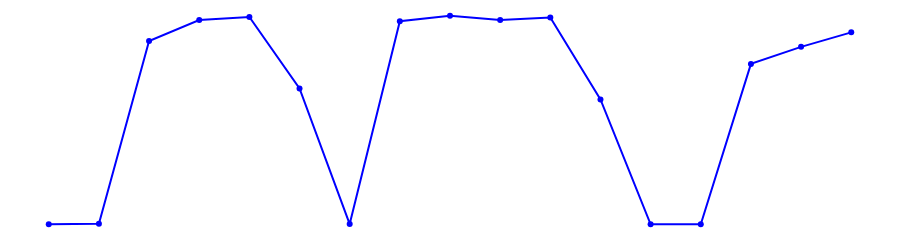
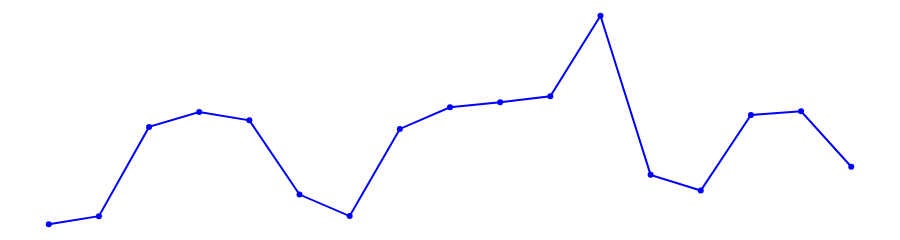
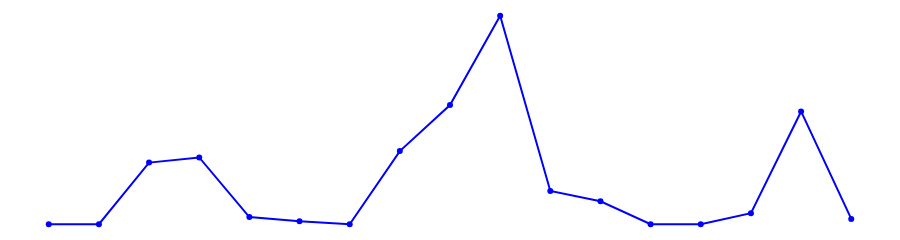

Notebook code cell kept with these figures, in order:
### Markdown cell above
# Gráfico de linhas

### Code cell
def line_graph(df: pd.DataFrame, indicator: str):
    # Converter 'data_registro' para datetime e criar uma nova coluna 'data_turno'
    df["data_registro"] = pd.to_datetime(df["data_registro"])
    df["data_turno"] = df["data_registro"].dt.strftime("%Y-%m-%d")

    # Agrupar por 'data_turno' e 'turno' e calcular a média da eficiência
    df_grouped = df.groupby(["data_turno"])[indicator].mean().reset_index()

    # Multiplicar a eficiência por 100 para converter para porcentagem
    df_grouped[indicator] = df_grouped[indicator] * 100

    # Criar o gráfico
    fig = go.Figure(
        go.Scatter(
            x=df_grouped["data_turno"],
            y=df_grouped[indicator],
            mode="lines+markers",
            line=dict(color="blue"),
            marker=dict(color="blue"),
            hovertemplate="<i>Dia</i>: %{x}"
            + "<br><b>Porcentagem</b>: %{y:.1f}<br>",
            hoverinfo="skip",
        )
    )

    fig.update_layout(
        showlegend=False,
        plot_bgcolor="white",
        xaxis=dict(showticklabels=False),  # Esconde os valores do eixo x
        yaxis=dict(showticklabels=False),
        margin=dict(t=0, b=0, l=0, r=0),
        # height=None, # removido apenas para visualização no jupyter
        # autosize=True, # removido apenas para visualização no jupyter
        height=200,  # apenas para visualização no jupyter
    )

    fig.show()


line_graph(df_eff, "eficiencia")
line_graph(df_perf, "performance")
line_graph(df_reparos, "reparo")

### Figure 1 — Plotly figure (JSON) as saved in the notebook; plotly's stock layout.template omitted (floating-point values rounded to 4 significant figures)
{"data": [{"hoverinfo": "skip", "hovertemplate": "<i>Dia</i>: %{x}<br><b>Porcentagem</b>: %{y:.1f}<br>", "line": {"color": "blue"}, "marker": {"color": "blue"}, "mode": "lines+markers", "type": "scatter", "x": ["2024-01-01", "2024-01-02", "2024-01-03", "2024-01-04", "2024-01-05", "2024-01-06", "2024-01-07", "2024-01-08", "2024-01-09", "2024-01-10", "2024-01-11", "2024-01-12", "2024-01-13", "2024-01-14", "2024-01-15", "2024-01-16", "2024-01-17"], "y": [0, 0.09687, 46.65, 52.04, 52.78, 34.6, 0.05522, 51.71, 53.11, 52.03, 52.68, 31.79, 0, 0.003744, 40.85, 45.19, 48.89]}], "layout": {"height": 200, "margin": {"b": 0, "l": 0, "r": 0, "t": 0}, "plot_bgcolor": "white", "showlegend": false, "xaxis": {"showticklabels": false}, "yaxis": {"showticklabels": false}}}

### Figure 2 — Plotly figure (JSON) as saved in the notebook; plotly's stock layout.template omitted (floating-point values rounded to 4 significant figures)
{"data": [{"hoverinfo": "skip", "hovertemplate": "<i>Dia</i>: %{x}<br><b>Porcentagem</b>: %{y:.1f}<br>", "line": {"color": "blue"}, "marker": {"color": "blue"}, "mode": "lines+markers", "type": "scatter", "x": ["2024-01-01", "2024-01-02", "2024-01-03", "2024-01-04", "2024-01-05", "2024-01-06", "2024-01-07", "2024-01-08", "2024-01-09", "2024-01-10", "2024-01-11", "2024-01-12", "2024-01-13", "2024-01-14", "2024-01-15", "2024-01-16", "2024-01-17"], "y": [0, 2.312, 27.78, 32.05, 29.65, 8.474, 2.331, 27.2, 33.4, 34.8, 36.52, 59.5, 14.09, 9.643, 31.18, 32.26, 16.4]}], "layout": {"height": 200, "margin": {"b": 0, "l": 0, "r": 0, "t": 0}, "plot_bgcolor": "white", "showlegend": false, "xaxis": {"showticklabels": false}, "yaxis": {"showticklabels": false}}}

### Figure 3 — Plotly figure (JSON) as saved in the notebook; plotly's stock layout.template omitted (floating-point values rounded to 4 significant figures)
{"data": [{"hoverinfo": "skip", "hovertemplate": "<i>Dia</i>: %{x}<br><b>Porcentagem</b>: %{y:.1f}<br>", "line": {"color": "blue"}, "marker": {"color": "blue"}, "mode": "lines+markers", "type": "scatter", "x": ["2024-01-01", "2024-01-02", "2024-01-03", "2024-01-04", "2024-01-05", "2024-01-06", "2024-01-07", "2024-01-08", "2024-01-09", "2024-01-10", "2024-01-11", "2024-01-12", "2024-01-13", "2024-01-14", "2024-01-15", "2024-01-16", "2024-01-17"], "y": [0, 0, 2.55, 2.764, 0.2976, 0.119, 0, 3.026, 4.931, 8.626, 1.379, 0.9524, 0, 0, 0.4573, 4.667, 0.2221]}], "layout": {"height": 200, "margin": {"b": 0, "l": 0, "r": 0, "t": 0}, "plot_bgcolor": "white", "showlegend": false, "xaxis": {"showticklabels": false}, "yaxis": {"showticklabels": false}}}
